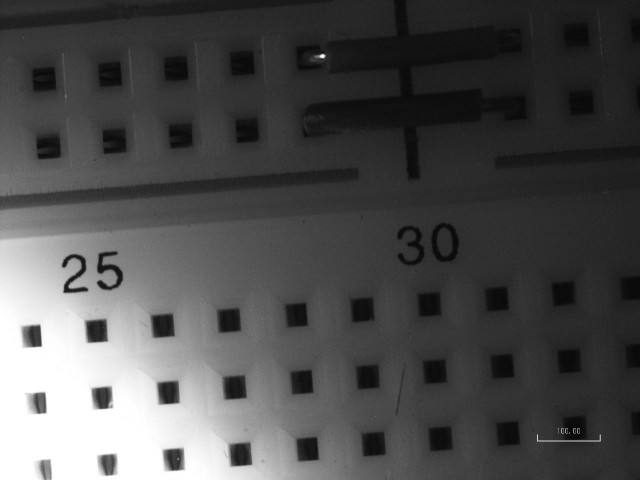
%> input picture Image1.jpg, 1280 x 960 px (shown at 1/2 size)
$ octave SVD.m   (GNU Octave 9; MATLAB toolbox functions it lacks are replaced by stand-ins)
%> lines starting %> are read from the running program, lines starting %| are printed output that depends on the picture
% Author: Lasang Jimba Tamang
% This program takes the images under same scene but different light illuminations
% as inputs. Then, it uses SVD to create different possible images.

% Step 1: Read images and form data matrix
%%%%%%%%%%%%%%%%%%%%%%%%%%%%%%%%%%%%%%%%%%

% 1.1 Read images as  matrix
I1_mat = imread('image1.jpg'); % returns 960 X 1280 matrix
%> I1_mat is the input picture: size 960x1280 uint8; min 0, max 255, mean 78.2
I2_mat = imread('image2.jpg');
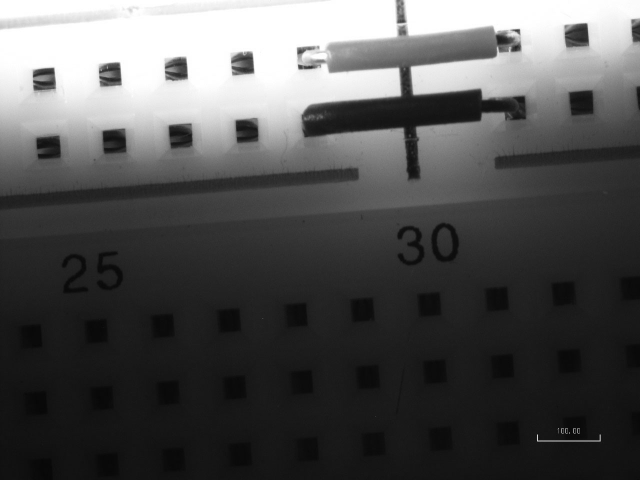
%> input picture Image2.jpg, 1280 x 960 px (shown at 1/2 size)
%> I2_mat is the input picture: size 960x1280 uint8; min 0, max 255, mean 83.4
I3_mat = imread('image3.jpg');
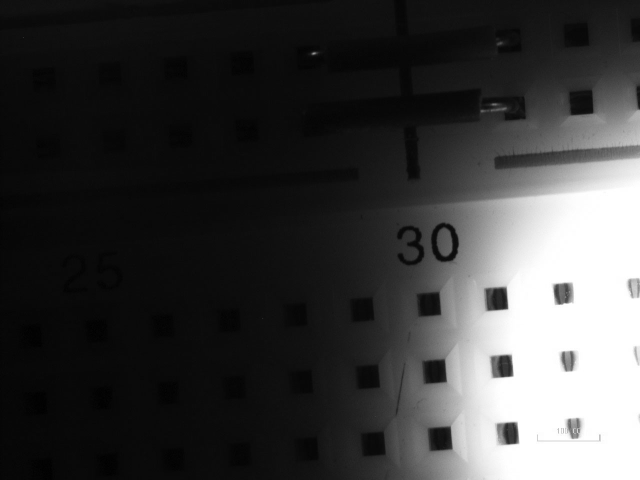
%> input picture Image3.jpg, 1280 x 960 px (shown at 1/2 size)
%> I3_mat is the input picture: size 960x1280 uint8; min 0, max 255, mean 60.9
% 1.2 Convert each matrix as column vector
a1_vec = I1_mat(:);
a2_vec = I2_mat(:);
a3_vec = I3_mat(:);
% 1.3 Put all column vector toghether to form a matrix
A = [a1_vec, a2_vec, a3_vec]; % Form data matrix
A = double(A);

% Step 2: Apply SVD to get basis of A.
%%%%%%%%%%%%%%%%%%%%%%%%%%%%%%%%%%%%%%%%%%%

% We appy reduced SVD to obtain U, SIGMA and V.
% Here, U is a basis of A. This mean some linear combinations
% of U gives new possible images
[U, SIGMA, V] = reduced_SVD(A);


% Step 3: Use basis U obtaed from step 2 to produce new possible images
%%%%%%%%%%%%%%%%%%%%%%%%%%%%%%%%%%%%%%%%%%%

% Form 6 new images using basis and save them
produce_new_images_using_basis(6, U, size(imread('image1.jpg')));


% Function to implement reduced SVD
%%%%%%%%%%%%%%%%%%%%%%%%%%%%%%%%%%%%%%%%%%%
% For more info about SVD alogrithm, refer to slide reduced_svd
% along this code file
function [U, SIGMA, V] = reduced_SVD(A)
    % Input:  Matrix A of size m*n,m>n
    % Output: U, SIGMA, V
    % U: size m*n, column of U are called left singualr vectors of A
    % SIGMA: diagonal matrix of size n*n, diagonal entries of Sigma
    % are called singular values of A
    % V: size n*n, column of V are called left singualr vectors A

    C = transpose(A)*A;
%> C = [12842135326 5611045702 3724686164; 5611045702 17007960333 3468021429; 3724686164 3468021429 13508411371]
    [V, SIGMA] = eig(C);
%> V = [0.842 -0.0525 0.537; -0.42 0.562 0.713; -0.339 -0.826 0.451]; SIGMA = [8.55e+09 0 0; 0 1.14e+10 0; 0 0 2.34e+10]
    sigma = sqrt(eig(C)); % sigma elementare sqrt of diogonal element
%> sigma = [92452.2; 106704.7; 153052.9]

    [m, n] = size(A);
%> m = 1228800; n = 3
    U = zeros(m,n);
    for column_no = 1 : n
        U(:,column_no) = A*V(:,column_no)./sigma(column_no);
    end
%> `[U, SIGMA, V] = reduced_SVD(A);`: SIGMA = [8.55e+09 0 0; 0 1.14e+10 0; 0 0 2.34e+10]
end

% Function that produces new iamges given basis
%%%%%%%%%%%%%%%%%%%%%%%%%%%%%%%%%%%%%%%%%%%
function [] = produce_new_images_using_basis(no_of_images, basis, imagze_size)
%> called with no_of_images = 6, imagze_size = [960 1280]
% Input:
    % no_of_images: how many new images should be produced
    % imagze_size: Give the dimension of orginal images so that the program
    %               can reconstruct image of same size
% Output: produce and saves images
   [no_of_row, no_of_column] = size(basis);
%> no_of_row = 1228800; no_of_column = 3
    for count= 1 : no_of_images
        coeff  = randperm(1500,no_of_column); % create rabdin coefficeints
        new_image_vec= zeros(no_of_row, 1);
        for n = 1 : no_of_column
            new_image_vec = new_image_vec + coeff(n)*basis(:,n);
        end
        new_image_matrix = reshape(new_image_vec,imagze_size);
        imwrite(new_image_matrix, ['simulated_image_' num2str(count) '.jpg']);
    end
%> this loop made 6 passes
%> pass 1, in produce_new_images_using_basis, `new_image_matrix = reshape(new_image_vec,imagze_size);`:
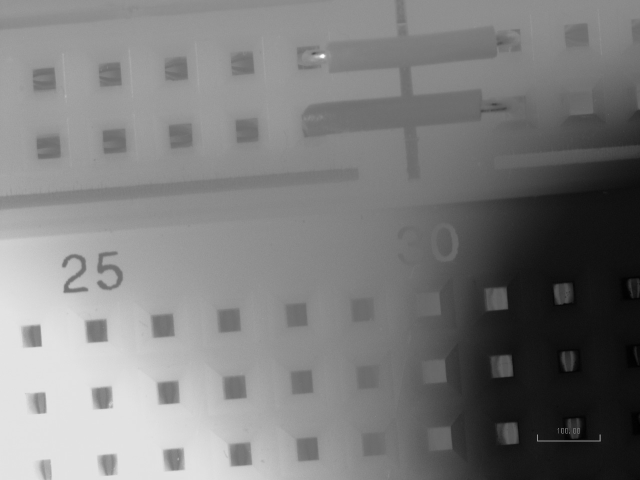
%> new_image_matrix: size 960x1280 double (shown at 1/2 size); min -2.8, max 4.1, mean 0.593; drawn with min black and max white
%> pass 1, in produce_new_images_using_basis, `imwrite(new_image_matrix, ['simulated_image_' num2str(count) '.jpg']);`:
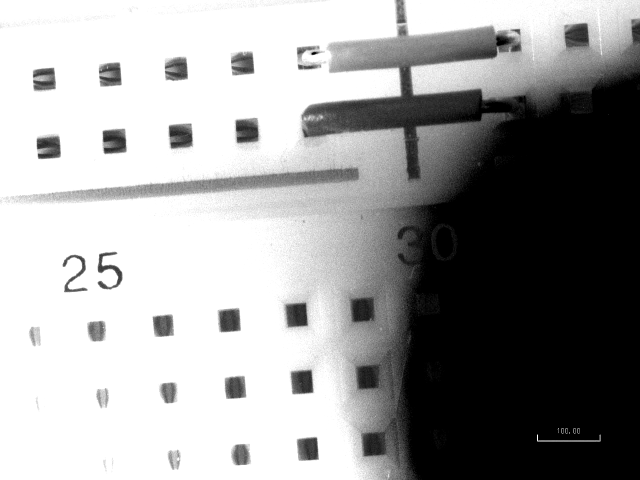
%> saved as simulated_image_1.jpg: size 960x1280 uint8 (shown at 1/2 size); min 0, max 255, mean 157.6
%> pass 2, in produce_new_images_using_basis, `new_image_matrix = reshape(new_image_vec,imagze_size);`:
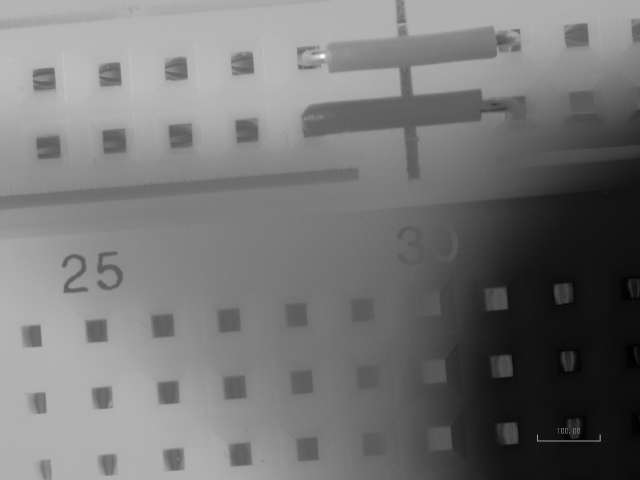
%> new_image_matrix: size 960x1280 double (shown at 1/2 size); min -1.32, max 2.62, mean 0.502; drawn with min black and max white
%> pass 2, in produce_new_images_using_basis, `imwrite(new_image_matrix, ['simulated_image_' num2str(count) '.jpg']);`:
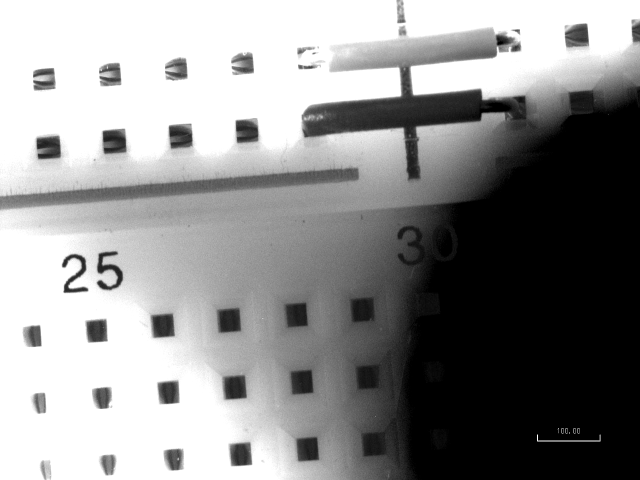
%> saved as simulated_image_2.jpg: size 960x1280 uint8 (shown at 1/2 size); min 0, max 255, mean 143.7
end
